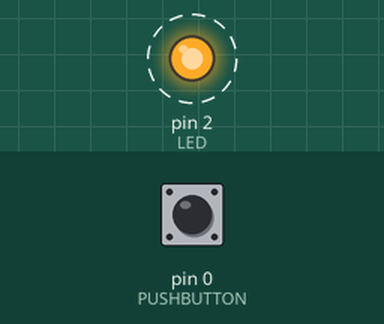
The sketch below on a simulated Arduino Uno, built with avr-gcc and run on an emulated ATmega328P. Shown: output pins drawn as LEDs (lit = HIGH). Dashed ring = blinking. The inputs (shaded band) are chosen by the test bench; at power-on: pin 0 (PUSHBUTTON) LOW.

Above: at 1.26 s.
1.3 s: pin 0 (PUSHBUTTON) pulled HIGH for 3.2 s
At 1.7 s:
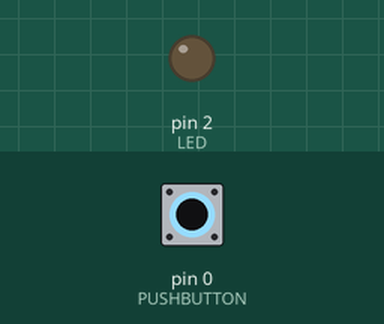
At 2.2 s:
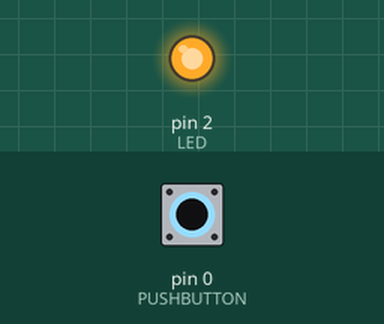
Timing chart, 0 to 12.0 s (numbered marks = the images above; inputs shaded):
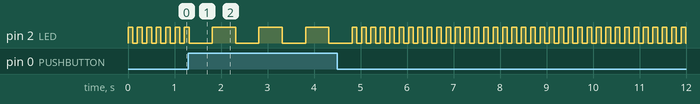

The sketch:

BlinkNoDelay.ino
```cpp
/*
  M. Clerbois
  17/10/2015

  Faire clignoter une diode led soit
    une fois toutes les secondes
    ou toutes les 0.2 Secondes.

    La cadence dépend de l'état d'un bouton poussoir.

    On utilise pas la fonction delay
*/

#define USER_BOARD      ESP01   // déclaration de la carte utilisée ESP01 ou ESP201

#include "boards.h"       // déclaration des bornes des cartes

#define LED        GPIO_2      // GPIO_2 connected to LED
#define PUSHBUTTON GPIO_0      // connected to a push button

long lastTime;
long tempo;
boolean ledState=false;

#define LED_FLASH_SLOW  500
#define LED_FLASH_HIGH  100

void setup() {
  pinMode(LED, OUTPUT);       // Initialize the GPIO_2 pin as an output
  pinMode(PUSHBUTTON,INPUT);  // Initialize the GPIO_0 pin as an input
  lastTime=millis();          // lastime set to actual time
  tempo= digitalRead(PUSHBUTTON) ? LED_FLASH_SLOW : LED_FLASH_HIGH;
  digitalWrite( LED, ledState ? LOW : HIGH); // agir sur la diode led
 }

// the loop function runs over and over again forever
void loop() {

  if ( (millis()-lastTime) > tempo) {           //si la temporisation est écoulée
    lastTime=millis();                          // pour la prochaine tempo
    tempo= digitalRead(PUSHBUTTON) ? LED_FLASH_SLOW : LED_FLASH_HIGH; // on relit le bouton poussoir
    ledState=!ledState;                         // ledSate=NOT ledState
    digitalWrite( LED, ledState ? LOW : HIGH);  // agir sur la diode led
    } // fin du if ( (millis()-lastTime) > tempo)

}
```

boards.h
```cpp
#if !defined(__BOARDS_H_)
#define     __BOARDS_H_

#if !defined(USER_BOARD)
#error No Board defined!
#endif

#if USER_BOARD == ESP01
#define GPIO_0     0 // INPUT PULLUP 10K !!! Flash button or switch
#define GPIO_2     2 // connected to a PULLUP 10K
#define GPIO_1     1 // OUTPUT connected to RXD of programming device
#define TX         1 // OUTPUT connected to RXD of communicating device
#define GPIO_3     3 // INPUT  connected to TXD of programming device
#define RX         3 // INPUT  connected to TXD of communicating device
#endif

#if USER_BOARD == ESP201
#define GPIO_0     0 // INPUT PULLUP 10K !!! Flash button or switch
#define GPIO_2     2 // connected to a PULLUP 10K
#define GPIO_1     1 // OUTPUT connected to RXD of programming device
#define TX         1 // OUTPUT connected to RXD of communicating device
#define GPIO_3     3 // INPUT  connected to TXD of programming device
#define RX         3 // INPUT  connected to TXD of communicating device
#define GPIO_4     4
#define GPIO_5     5
#define GPIO_12    12
#define GPIO_13    13
#define GPIO_14    14
#define GPIO_15    15 // 10K pull down for startupt
#endif

#endif
```
